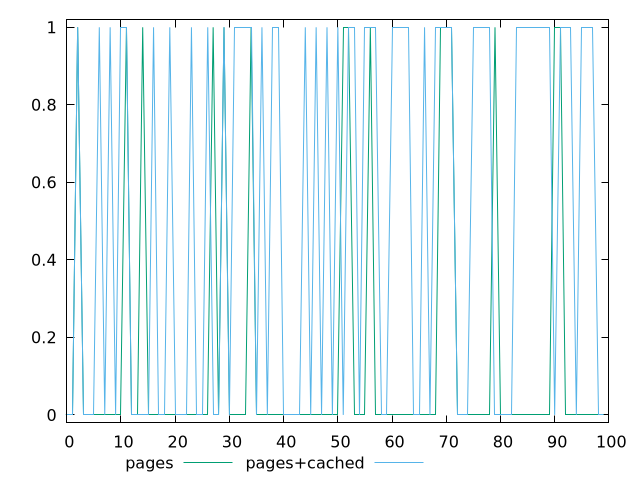

Generate this figure with gnuplot:
$_empty <<EOF
EOF
$_pages <<EOF
0
0
1
0
0
0
0
0
0
0
0
1
0
0
1
0
0
0
0
0
0
0
0
0
0
0
0
1
0
1
0
0
0
0
1
0
0
0
0
0
0
0
0
0
0
0
0
0
0
0
0
1
1
0
0
0
1
0
0
0
0
0
0
0
0
0
0
0
0
1
1
1
0
0
0
0
0
0
0
1
0
0
0
0
0
0
0
0
0
0
1
1
0
0
0
0
0
0
0
0
EOF
$_pagesCached <<EOF
0
0
1
0
0
0
1
0
1
0
1
1
0
0
0
0
1
0
0
1
0
0
0
1
0
0
1
0
0
1
0
1
1
1
1
0
1
0
1
1
0
0
0
0
1
0
1
0
1
0
1
0
1
1
0
1
1
1
0
0
1
1
1
1
0
0
1
0
1
1
1
1
0
0
0
1
1
1
1
0
0
0
0
1
1
1
1
1
1
1
0
1
1
1
0
1
1
1
0
0
EOF
set key outside below
set terminal pngcairo
set output "report_00004_2020-11-02T20-21-41.718Z/third-party-summary/third-party-summary_empty_pages_pages+cached.png"
set yrange [-0.02:1.02]
plot $_empty title "empty" with line ,$_pages title "pages" with line ,$_pagesCached title "pages+cached" with line ,
